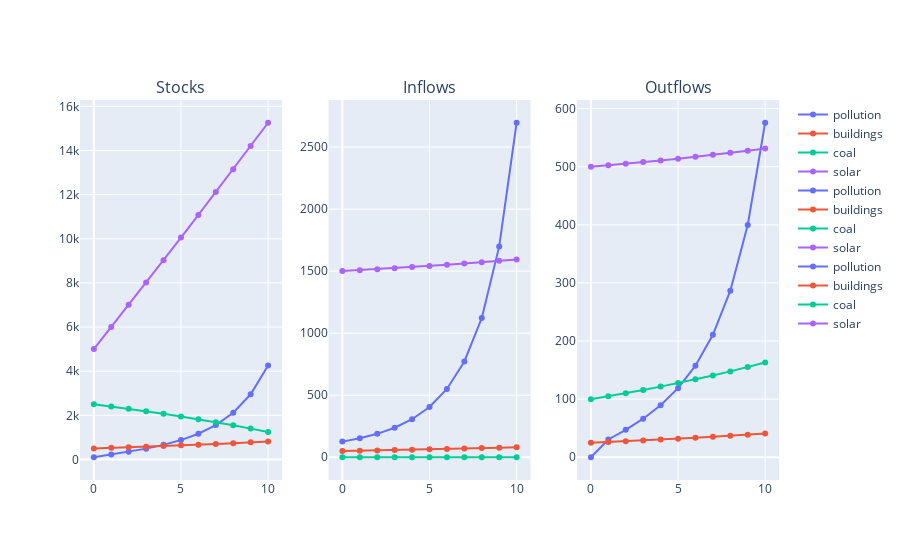

Notebook code for this chart:
### Code cell
stocks, inflows, outflows, time = run_sim(t=11)
res = [stocks, inflows, outflows]
plot_simulation(res)

### Figure 1 — Plotly figure (JSON) as saved in the notebook; plotly's stock layout.template omitted (floating-point values rounded to 4 significant figures)
{"data": [{"marker": {"color": "#636EFA"}, "mode": "lines+markers", "name": "pollution", "showlegend": true, "type": "scatter", "x": [0, 1, 2, 3, 4, 5, 6, 7, 8, 9, 10], "xaxis": "x", "y": [100, 226, 348.3, 490.0, 661.7, 878.7, 1165.0, 1557.0, 2118.0, 2954.0, 4253.0], "yaxis": "y"}, {"marker": {"color": "#EF553B"}, "mode": "lines+markers", "name": "buildings", "showlegend": true, "type": "scatter", "x": [0, 1, 2, 3, 4, 5, 6, 7, 8, 9, 10], "xaxis": "x", "y": [500, 525, 551.2, 578.8, 607.8, 638.1, 670.0, 703.6, 738.7, 775.7, 814.4], "yaxis": "y"}, {"marker": {"color": "#00CC96"}, "mode": "lines+markers", "name": "coal", "showlegend": true, "type": "scatter", "x": [0, 1, 2, 3, 4, 5, 6, 7, 8, 9, 10], "xaxis": "x", "y": [2500, 2400, 2295, 2185.0, 2069.0, 1947.0, 1820.0, 1686.0, 1545.0, 1397.0, 1242.0], "yaxis": "y"}, {"marker": {"color": "#AB63FA"}, "mode": "lines+markers", "name": "solar", "showlegend": true, "type": "scatter", "x": [0, 1, 2, 3, 4, 5, 6, 7, 8, 9, 10], "xaxis": "x", "y": [5000, 6000, 7005, 8015.0, 9031.0, 10050.0, 11080.0, 12110.0, 13150.0, 14200.0, 15260.0], "yaxis": "y"}, {"marker": {"color": "#636EFA"}, "mode": "lines+markers", "name": "pollution", "showlegend": true, "type": "scatter", "x": [0, 1, 2, 3, 4, 5, 6, 7, 8, 9, 10], "xaxis": "x2", "y": [126, 152.9, 188.9, 238.0, 306.6, 405.0, 550.3, 771.7, 1122.0, 1699.0, 2696.0], "yaxis": "y2"}, {"marker": {"color": "#EF553B"}, "mode": "lines+markers", "name": "buildings", "showlegend": true, "type": "scatter", "x": [0, 1, 2, 3, 4, 5, 6, 7, 8, 9, 10], "xaxis": "x2", "y": [50, 52.5, 55.12, 57.88, 60.78, 63.81, 67.0, 70.36, 73.87, 77.57, 81.44], "yaxis": "y2"}, {"marker": {"color": "#00CC96"}, "mode": "lines+markers", "name": "coal", "showlegend": true, "type": "scatter", "x": [0, 1, 2, 3, 4, 5, 6, 7, 8, 9, 10], "xaxis": "x2", "y": [0, 0, 0, 0, 0, 0, 0, 0, 0, 0, 0], "yaxis": "y2"}, {"marker": {"color": "#AB63FA"}, "mode": "lines+markers", "name": "solar", "showlegend": true, "type": "scatter", "x": [0, 1, 2, 3, 4, 5, 6, 7, 8, 9, 10], "xaxis": "x2", "y": [1500, 1508.0, 1515.0, 1524.0, 1532.0, 1541.0, 1551.0, 1561.0, 1572.0, 1583.0, 1594.0], "yaxis": "y2"}, {"marker": {"color": "#636EFA"}, "mode": "lines+markers", "name": "pollution", "showlegend": true, "type": "scatter", "x": [0, 1, 2, 3, 4, 5, 6, 7, 8, 9, 10], "xaxis": "x3", "y": [0, 30.59, 47.14, 66.32, 89.55, 118.9, 157.6, 210.8, 286.7, 399.7, 575.6], "yaxis": "y3"}, {"marker": {"color": "#EF553B"}, "mode": "lines+markers", "name": "buildings", "showlegend": true, "type": "scatter", "x": [0, 1, 2, 3, 4, 5, 6, 7, 8, 9, 10], "xaxis": "x3", "y": [25, 26.25, 27.56, 28.94, 30.39, 31.91, 33.5, 35.18, 36.94, 38.78, 40.72], "yaxis": "y3"}, {"marker": {"color": "#00CC96"}, "mode": "lines+markers", "name": "coal", "showlegend": true, "type": "scatter", "x": [0, 1, 2, 3, 4, 5, 6, 7, 8, 9, 10], "xaxis": "x3", "y": [100, 105, 110.2, 115.8, 121.6, 127.6, 134.0, 140.7, 147.7, 155.1, 162.9], "yaxis": "y3"}, {"marker": {"color": "#AB63FA"}, "mode": "lines+markers", "name": "solar", "showlegend": true, "type": "scatter", "x": [0, 1, 2, 3, 4, 5, 6, 7, 8, 9, 10], "xaxis": "x3", "y": [500, 502.5, 505.1, 507.9, 510.8, 513.8, 517.0, 520.4, 523.9, 527.6, 531.4], "yaxis": "y3"}], "layout": {"annotations": [{"font": {"size": 16}, "showarrow": false, "text": "Stocks", "x": 0.1444, "xanchor": "center", "xref": "paper", "y": 1, "yanchor": "bottom", "yref": "paper"}, {"font": {"size": 16}, "showarrow": false, "text": "Inflows", "x": 0.5, "xanchor": "center", "xref": "paper", "y": 1, "yanchor": "bottom", "yref": "paper"}, {"font": {"size": 16}, "showarrow": false, "text": "Outflows", "x": 0.8556, "xanchor": "center", "xref": "paper", "y": 1, "yanchor": "bottom", "yref": "paper"}], "xaxis": {"anchor": "y", "domain": [0, 0.2889]}, "xaxis2": {"anchor": "y2", "domain": [0.3556, 0.6444]}, "xaxis3": {"anchor": "y3", "domain": [0.7111, 1]}, "yaxis": {"anchor": "x", "domain": [0, 1]}, "yaxis2": {"anchor": "x2", "domain": [0, 1]}, "yaxis3": {"anchor": "x3", "domain": [0, 1]}}}
